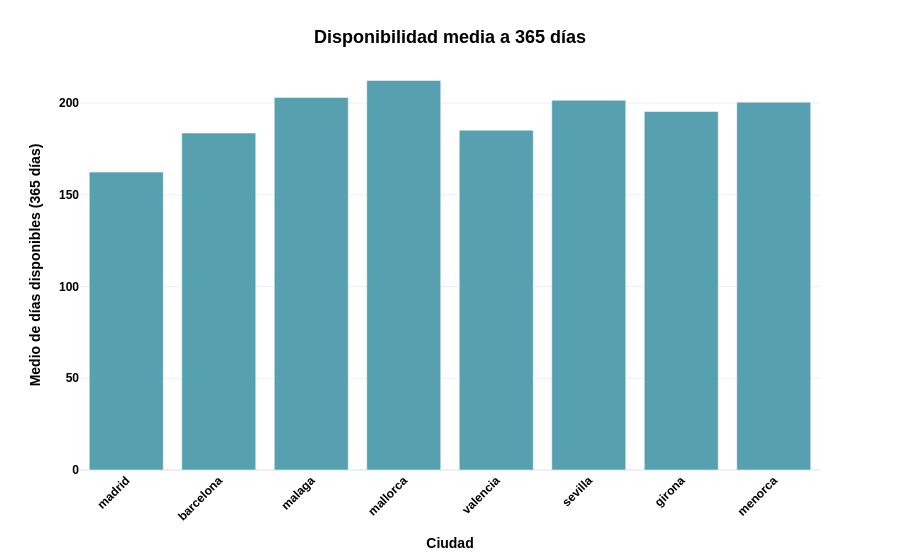

Source (notebook cell):
### Code cell
import plotly.express as px

disponibilidad_365_ciudad = availability_by_city.set_index("ciudad")["disponible_365"]

fig = px.bar(
    x=disponibilidad_365_ciudad.index,
    y=disponibilidad_365_ciudad.values,
    labels={
        "x": "Ciudad",
        "y": "Medio de días disponibles (365 días)"
    },
    color_discrete_sequence=['#57a0b0'] 
)

fig.update_layout(
    template="plotly_white",
    showlegend=False,
    
    
    title=dict(
        text="Disponibilidad media a 365 días",
        x=0.5,
        xanchor='center',
        yanchor='top',
        font=dict(family="Arial", size=18, color="black", weight="bold")
    ),
    

    xaxis=dict(
        title=dict(font=dict(family="Arial", size=14, color="black", weight="bold")),
        tickfont=dict(family="Arial", size=12, color="black", weight="bold"),
        tickangle=-45   # 45 derece döndür
    ),
    
    # Y ekseni başlığı ve tick label'lar
    yaxis=dict(
        title=dict(font=dict(family="Arial", size=14, color="black", weight="bold")),
        tickfont=dict(family="Arial", size=12, color="black", weight="bold")
    )
)

fig.show()

### Figure 1 — Plotly figure (JSON) as saved in the notebook; plotly's stock layout.template omitted (floating-point values rounded to 4 significant figures)
{"data": [{"alignmentgroup": "True", "hovertemplate": "Ciudad=%{x}<br>Medio de días disponibles (365 días)=%{y}<extra></extra>", "legendgroup": "", "marker": {"color": "#57a0b0", "pattern": {"shape": ""}}, "name": "", "offsetgroup": "", "orientation": "v", "showlegend": false, "textposition": "auto", "type": "bar", "x": ["madrid", "barcelona", "malaga", "mallorca", "valencia", "sevilla", "girona", "menorca"], "xaxis": "x", "y": [162.4, 183.7, 203.1, 212.3, 185.2, 201.6, 195.4, 200.5], "yaxis": "y"}], "layout": {"barmode": "relative", "legend": {"tracegroupgap": 0}, "margin": {"t": 60}, "showlegend": false, "title": {"font": {"color": "black", "family": "Arial", "size": 18, "weight": "bold"}, "text": "Disponibilidad media a 365 días", "x": 0.5, "xanchor": "center", "yanchor": "top"}, "xaxis": {"anchor": "y", "domain": [0, 1], "tickangle": -45, "tickfont": {"color": "black", "family": "Arial", "size": 12, "weight": "bold"}, "title": {"font": {"color": "black", "family": "Arial", "size": 14, "weight": "bold"}, "text": "Ciudad"}}, "yaxis": {"anchor": "x", "domain": [0, 1], "tickfont": {"color": "black", "family": "Arial", "size": 12, "weight": "bold"}, "title": {"font": {"color": "black", "family": "Arial", "size": 14, "weight": "bold"}, "text": "Medio de días disponibles (365 días)"}}}}
